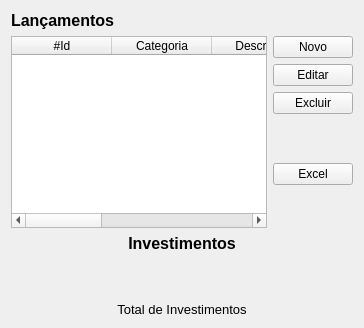
          <widget class="QWidget" name="investimentos">
           <attribute name="title">
            <string>Investimentos</string>
           </attribute>
           <layout class="QGridLayout" name="gridLayout_2">
            <item row="0" column="0">
             <layout class="QVBoxLayout" name="verticalLayout_32">
              <item>
               <layout class="QVBoxLayout" name="verticalLayout_27">
                <item>
                 <widget class="QLabel" name="label_4">
                  <property name="text">
                   <string>&lt;html&gt;&lt;head/&gt;&lt;body&gt;&lt;p&gt;&lt;span style=&quot; font-size:12pt; font-weight:600; color:#000000;&quot;&gt;Lançamentos&lt;/span&gt;&lt;/p&gt;&lt;/body&gt;&lt;/html&gt;</string>
                  </property>
                 </widget>
                </item>
                <item>
                 <layout class="QHBoxLayout" name="horizontalLayout_20">
                  <item>
                   <widget class="QTableWidget" name="tw_investimento_1">
                    <column>
                     <property name="text">
                      <string>#Id</string>
                     </property>
                    </column>
                    <column>
                     <property name="text">
                      <string>Categoria</string>
                     </property>
                    </column>
                    <column>
                     <property name="text">
                      <string>Descrição</string>
                     </property>
                    </column>
                    <column>
                     <property name="text">
                      <string>Data</string>
                     </property>
                    </column>
                    <column>
                     <property name="text">
                      <string>Valor R$</string>
                     </property>
                    </column>
                    <column>
                     <property name="text">
                      <string>Tipo</string>
                     </property>
                    </column>
                   </widget>
                  </item>
                  <item>
                   <layout class="QVBoxLayout" name="verticalLayout">
                    <item>
                     <widget class="QPushButton" name="btn_investimento">
                      <property name="maximumSize">
                       <size>
                        <width>16777215</width>
                        <height>16777215</height>
                       </size>
                      </property>
                      <property name="cursor">
                       <cursorShape>PointingHandCursor</cursorShape>
                      </property>
                      <property name="styleSheet">
                       <string notr="true">font: 75 12pt &quot;Arial&quot;;</string>
                      </property>
                      <property name="text">
                       <string>Novo</string>
                      </property>
                     </widget>
                    </item>
                    <item>
                     <widget class="QPushButton" name="btn_editar_investimento">
                      <property name="maximumSize">
                       <size>
                        <width>16777215</width>
                        <height>16777215</height>
                       </size>
                      </property>
                      <property name="cursor">
                       <cursorShape>PointingHandCursor</cursorShape>
                      </property>
                      <property name="styleSheet">
                       <string notr="true">font: 75 12pt &quot;Arial&quot;;</string>
                      </property>
                      <property name="text">
                       <string>Editar</string>
                      </property>
                     </widget>
                    </item>
                    <item>
                     <widget class="QPushButton" name="btn_excluir_investimento">
                      <property name="maximumSize">
                       <size>
                        <width>16777215</width>
                        <height>16777215</height>
                       </size>
                      </property>
                      <property name="cursor">
                       <cursorShape>PointingHandCursor</cursorShape>
                      </property>
                      <property name="styleSheet">
                       <string notr="true">font: 75 12pt &quot;Arial&quot;;</string>
                      </property>
                      <property name="text">
                       <string>Excluir</string>
                      </property>
                     </widget>
                    </item>
                    <item>
                     <spacer name="verticalSpacer_7">
                      <property name="orientation">
                       <enum>Qt::Vertical</enum>
                      </property>
                      <property name="sizeHint" stdset="0">
                       <size>
                        <width>20</width>
                        <height>40</height>
                       </size>
                      </property>
                     </spacer>
                    </item>
                    <item>
                     <widget class="QPushButton" name="btn_excel_investimento">
                      <property name="maximumSize">
                       <size>
                        <width>16777215</width>
                        <height>16777215</height>
                       </size>
                      </property>
                      <property name="cursor">
                       <cursorShape>PointingHandCursor</cursorShape>
                      </property>
                      <property name="styleSheet">
                       <string notr="true">font: 75 12pt &quot;Arial&quot;;</string>
                      </property>
                      <property name="text">
                       <string>Excel</string>
                      </property>
                     </widget>
                    </item>
                    <item>
                     <spacer name="verticalSpacer_10">
                      <property name="orientation">
                       <enum>Qt::Vertical</enum>
                      </property>
                      <property name="sizeHint" stdset="0">
                       <size>
                        <width>20</width>
                        <height>40</height>
                       </size>
                      </property>
                     </spacer>
                    </item>
                   </layout>
                  </item>
                 </layout>
                </item>
               </layout>
              </item>
              <item>
               <layout class="QHBoxLayout" name="horizontalLayout_19">
                <item>
                 <layout class="QVBoxLayout" name="gr_bar_investimento"/>
                </item>
                <item>
                 <layout class="QVBoxLayout" name="gr_pie_investimento"/>
                </item>
                <item>
                 <layout class="QVBoxLayout" name="verticalLayout_3">
                  <item>
                   <widget class="QLabel" name="label_6">
                    <property name="sizePolicy">
                     <sizepolicy hsizetype="Preferred" vsizetype="Preferred">
                      <horstretch>0</horstretch>
                      <verstretch>0</verstretch>
                     </sizepolicy>
                    </property>
                    <property name="text">
                     <string>&lt;html&gt;&lt;head/&gt;&lt;body&gt;&lt;p align=&quot;center&quot;&gt;&lt;span style=&quot; font-size:12pt; font-weight:600; color:#000000;&quot;&gt;Investimentos&lt;/span&gt;&lt;/p&gt;&lt;/body&gt;&lt;/html&gt;</string>
                    </property>
                   </widget>
                  </item>
                  <item>
                   <widget class="QLabel" name="lbl_total_investimento_2">
                    <property name="font">
                     <font>
                      <family>Arial</family>
                      <pointsize>12</pointsize>
                     </font>
                    </property>
                    <property name="text">
                     <string>&lt;html&gt;&lt;head/&gt;&lt;body&gt;&lt;p align=&quot;center&quot;&gt;&lt;br/&gt;&lt;/p&gt;&lt;/body&gt;&lt;/html&gt;</string>
                    </property>
                    <property name="alignment">
                     <set>Qt::AlignCenter</set>
                    </property>
                   </widget>
                  </item>
                  <item>
                   <widget class="QLabel" name="label_25">
                    <property name="text">
                     <string>&lt;html&gt;&lt;head/&gt;&lt;body&gt;&lt;p align=&quot;center&quot;&gt;&lt;span style=&quot; font-size:10pt;&quot;&gt;Total de Investimentos&lt;/span&gt;&lt;/p&gt;&lt;/body&gt;&lt;/html&gt;</string>
                    </property>
                   </widget>
                  </item>
                 </layout>
                </item>
               </layout>
              </item>
             </layout>
            </item>
           </layout>
          </widget>
